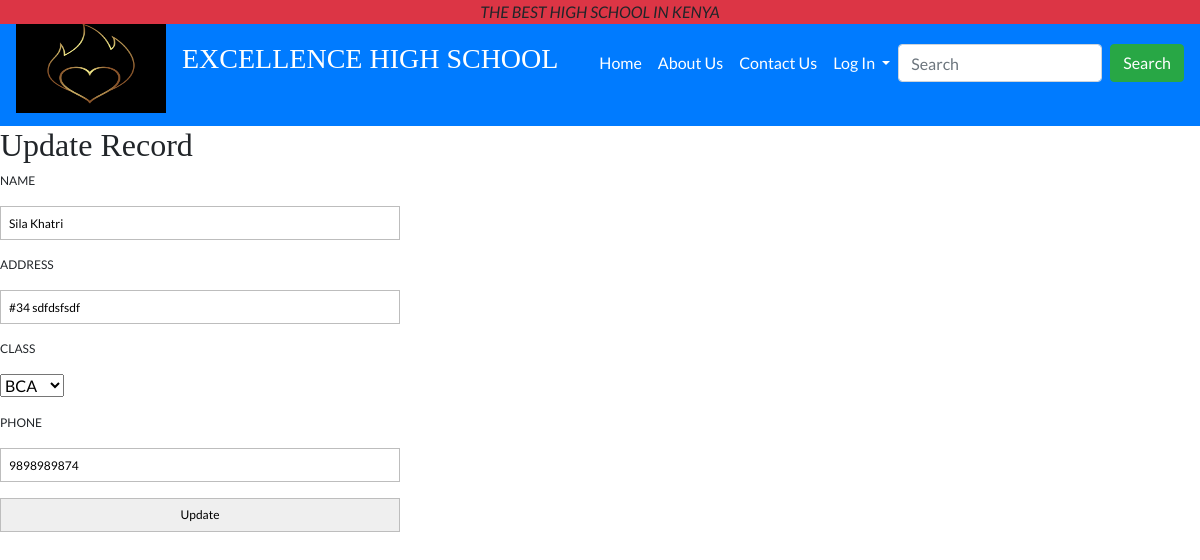
The page /edit.php?id=1 on the database its author committed.
### tables this page shows
CREATE TABLE `student` (
  `sid` int(10) NOT NULL,
  `sname` varchar(30) NOT NULL,
  `saddress` varchar(100) NOT NULL,
  `sclass` int(10) NOT NULL,
  `sphone` varchar(10) NOT NULL
);

### edit.php (the view, shortened to what this page needs)
<?php include 'header.php'; ?>
<div id="main-content">
    <h2>Update Record</h2>
    <?php
    include 'config.php';
    $stu_id = $_GET['id'];
    $sql = "SELECT * FROM student WHERE sid = {$stu_id}";
    $result = mysqli_query($conn, $sql) or die("Query Unsuccessful.");
    if(mysqli_num_rows($result) > 0)  {
      while($row = mysqli_fetch_assoc($result)){
    ?>
    <form class="post-form" action="updatedata.php" method="post">
      <div class="form-group">
          <label>Name</label>
          <input type="text" name="sname" value="<?php echo $row['sname']; ?>"/>
      </div>
      <div class="form-group">
          <label>Address</label>
          <input type="text" name="saddress" value="<?php echo $row['saddress']; ?>"/>
      </div>
      <div class="form-group">
          <label>Class</label>
          <?php
            $sql1 = "SELECT * FROM studentclass";
            $result1 = mysqli_query($conn, $sql1) or die("Query Unsuccessful.");
            if(mysqli_num_rows($result1) > 0)  {
              echo '<select name="sclass">';
              while($row1 = mysqli_fetch_assoc($result1)){
                if($row['sclass'] == $row1['cid']){
                  $select = "selected";
                }else{
                  $select = "";
                }
                echo  "<option {$select} value='{$row1['cid']}'>{$row1['cname']}</option>";
              }
          echo "</select>";
        }
            ?>
      </div>
      <div class="form-group">
          <label>Phone</label>
          <input type="text" name="sphone" value="<?php echo $row['sphone']; ?>"/>
      </div>
      <input class="submit" type="submit" value="Update"/>
    </form>
    <?php
      }
    }
    ?>
</div>
</body>
</html>

### custom.css (style rules this page uses)
body { font-family: 'Lato', sans-serif; }
h1, h2, h3 { font-family: 'Playfair Display', serif; font-weight: 300; }
label { display: block; text-transform: uppercase; font-size: 12px; padding: 0px 0px 8px 0px; }
input { display: block; height: 34px; margin: 0; padding: 0px 8px; font-size: 12px; }
input, textarea { width: 400px; border: 1px solid #bdbdbd; -webkit-box-sizing: border-box; box-sizing: border-box; }

### rows shown on the page
student: sname "Sila Khatri", saddress "#34 sdfdsfsdf", sphone "9898989874"

### other values the page prints
form field sclass "BCA"
